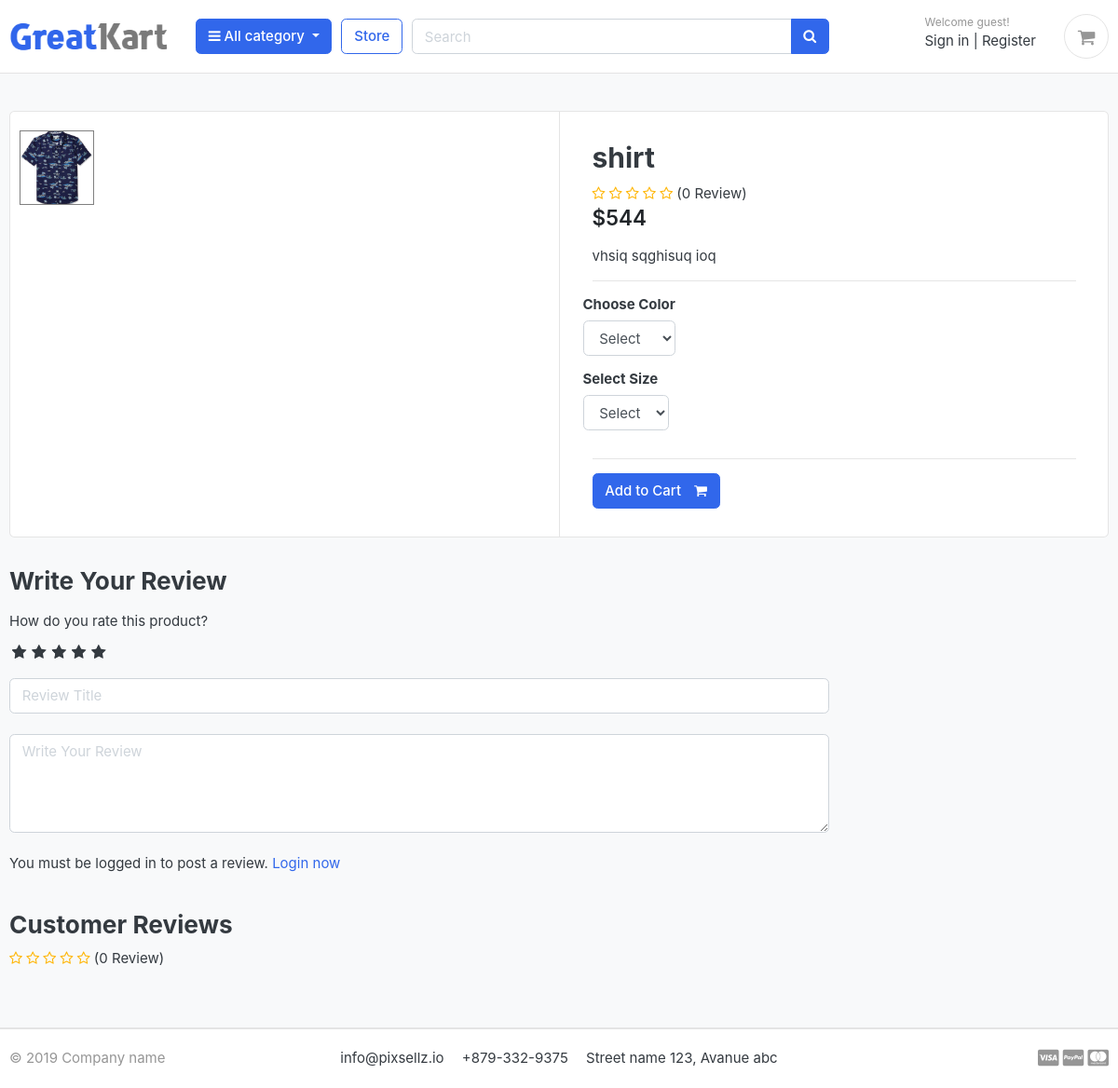
/store/shirt/shirt/, run on the app's committed database.
### store/models.py (models this page shows, shortened)
class Products(models.Model):
    product_name = models.CharField(max_length=200, unique=True)
    slug = models.SlugField(max_length=200, unique=True)
    category = models.ForeignKey(Category, on_delete=models.CASCADE)
    description = models.TextField(blank=True)
    price = models.IntegerField()
    image = models.ImageField(upload_to='product/images/',null=True)
    is_available = models.BooleanField(default=True)
    stock = models.IntegerField()
    created_date = models.DateTimeField(auto_now_add=True)
    modified_date = models.DateTimeField(auto_now_add=True)
    def averageReview(self):
        reviews = ReviewRating.objects.filter(product=self, status=True).aggregate(average=Avg('rating'))
        avg = 0
        if reviews['average'] is not None:
            avg = float(reviews['average'])
        return avg
    def countReview(self):
        reviews = ReviewRating.objects.filter(product=self, status=True).aggregate(count=Count('id'))
        count = 0
        if reviews['count'] is not None:
            count = int(reviews['count'])
        return count

### store/views.py (the view)
# urls.py: path('<slug:category_slug>/<slug:product_slug>/', views.product_detail, name='product_detail'),
def product_detail(request, category_slug, product_slug):
    try:
        single_product = Products.objects.get(category__slug=category_slug, slug=product_slug)
        in_cart = CartItem.objects.filter(cart__cart_id=_cart_id(request), product=single_product).exists()
    except Exception as e:
        raise e
    if request.user.is_authenticated:
        try:
            order_product = OrderProduct.objects.filter(user=request.user, product_id=single_product.id).exists()
        except OrderProduct.DoesNotExist:
            order_product = None
    else:
        order_product = None
    reviews = ReviewRating.objects.filter(product_id=single_product.id, status=True)
    product_gallery = ProductGallery.objects.filter(product_id=single_product.id)
    context = {
        'single_product': single_product,
        'in_cart': in_cart,
        'order_product': order_product,
        'reviews': reviews,
        'product_gallery': product_gallery,
    }
    return render(request, 'store/product_detail.html', context=context)

### cart/views.py (called while the page is built)
def _cart_id(request):
    cart = request.session.session_key
    if not cart:
        cart = request.session.create()
    return cart

### category/context_processers.py (called while the page is built)
def menu_links(request):
    links = Category.objects.all()
    return dict(links=links)

### category/models.py (called while the page is built)
    def get_url(self):
        return reverse('products_by_category', args=[self.slug])

### store/models.py (called while the page is built)
    def colors(self):
        return super(VariationManager, self).filter(variation_category='color', is_active=True)

    def sizes(self):
        return super(VariationManager, self).filter(variation_category='size', is_active=True)

### templates/store/product_detail.html (shortened to what this page needs)
{% extends 'base.html' %}
{% load static %}
{% block content %}
<section class="section-content padding-y bg">
    <div class="container">
    <div class="card">
        <div class="row no-gutters">
          <aside class="col-md-6">
    <article class="gallery-wrap">
        <ul class="thumb">
            <li>
                <a href="{{ single_product.image.url }}" target="mainImage"><img src="{{ single_product.image.url }}" alt="Product Image"></a>
            </li>
        </ul>
    </article>
            </aside>
            <main class="col-md-6 border-left">
    <form action="{% url 'add_cart' single_product.id %}" method="POST">
    <article class="content-body">
    <h2 class="title">{{ single_product.product_name}}</h2>
    <div class="rating-star">
        <span>
            <i class="fa fa-star{% if single_product.averageReview < 0.5 %}-o{% elif single_product.averageReview >= 0.5 and single_product.averageReview < 1 %}-half-o {% endif %}" aria-hidden="true"></i>
            <i class="fa fa-star{% if single_product.averageReview < 1.5 %}-o{% elif single_product.averageReview >= 1.5 and single_product.averageReview < 2 %}-half-o {% endif %}" aria-hidden="true"></i>
            <i class="fa fa-star{% if single_product.averageReview < 2.5 %}-o{% elif single_product.averageReview >= 2.5 and single_product.averageReview < 3 %}-half-o {% endif %}" aria-hidden="true"></i>
            <i class="fa fa-star{% if single_product.averageReview < 3.5 %}-o{% elif single_product.averageReview >= 3.5 and single_product.averageReview < 4 %}-half-o {% endif %}" aria-hidden="true"></i>
            <i class="fa fa-star{% if single_product.averageReview < 4.5 %}-o{% elif single_product.averageReview >= 4.5 and single_product.averageReview < 5 %}-half-o {% endif %}" aria-hidden="true"></i>
            <span>{% if single_product.countReview <= 1 %} ({{single_product.countReview}} Review) {% else %}
                ({{single_product.countReview}} Reviews) {% endif %}
            </span>
        </span>
    </div>
    <div class="mb-3">
        <var class="price h4">${{ single_product.price }}</var>
    </div>
    <p>{{ single_product.description }}</p>
    <hr>
							<div class="row">
								<div class="item-option-select">
									<h6>Choose Color</h6>
									<select name="color" class="form-control" required>
										<option value="" disabled selected>Select</option>
									</select>
								</div>
							</div>
							<div class="row">
								<div class="item-option-select">
									<h6>Select Size</h6>
									<select name="size" class="form-control" required>
										<option value="" disabled selected>Select</option>
									</select>
								</div>
							</div>
							<hr>
							{% if single_product.stock <= 0 %}
							<h5 class="text-danger">Out of Stock</h5>
							{% else %}
							<button type="submit" class="btn  btn-primary"> <span class="text">Add to Cart</span> <i class="fa fa-shopping-cart"></i> </button>
							{% endif %}
						</article>
					</form>
				</main>
			</div>
		</div>
    <br>
    <div class="row">
                <div class="col-md-9">
        <form action="{% url 'submit_review' single_product.id %}" class="my-2" method="POST">
            <h3>Write Your Review</h3>
            <div class="my-3">
                <label>How do you rate this product?</label>
                <br>
                <div class="rate">
                    <input type="radio" name="rating" id="rating10" value="5" required /><label for="rating10" title="5"></label>
                    <input type="radio" name="rating" id="rating8" value="4" required /><label for="rating8" title="4"></label>
                    <input type="radio" name="rating" id="rating6" value="3" required /><label for="rating6" title="3"></label>
                    <input type="radio" name="rating" id="rating4" value="2" required /><label for="rating4" title="2"></label>
                    <input type="radio" name="rating" id="rating2" value="1" required /><label for="rating2" title="1"></label>
                </div>
<br>
                <input type="text" class="form-control" placeholder="Review Title" name="subject">
                <br>
        <textarea name="review" rows="4" placeholder="Write Your Review" class="form-control"></textarea>
                <br>
            {% if user.is_authenticated %}
			{% if order_product %}
				<input type="submit" value="Submit Review" class="btn btn-primary">
			{% else %}
				<p>You must purchase this product to post a review.</p>
			{% endif %}
			{% else %}
	<p>You must be logged in to post a review. <span><a href="{% url 'login' %}">Login now</a></span></p>
			{% endif %}
                </div>
        </form>
    <br>
            <h3>Customer Reviews </h3>
            <div class="rating-star">
                <span>
                    <i class="fa fa-star{% if single_product.averageReview < 0.5 %}-o{% elif single_product.averageReview >= 0.5 and single_product.averageReview < 1 %}-half-o {% endif %}" aria-hidden="true"></i>
                    <i class="fa fa-star{% if single_product.averageReview < 1.5 %}-o{% elif single_product.averageReview >= 1.5 and single_product.averageReview < 2 %}-half-o {% endif %}" aria-hidden="true"></i>
                    <i class="fa fa-star{% if single_product.averageReview < 2.5 %}-o{% elif single_product.averageReview >= 2.5 and single_product.averageReview < 3 %}-half-o {% endif %}" aria-hidden="true"></i>
                    <i class="fa fa-star{% if single_product.averageReview < 3.5 %}-o{% elif single_product.averageReview >= 3.5 and single_product.averageReview < 4 %}-half-o {% endif %}" aria-hidden="true"></i>
                    <i class="fa fa-star{% if single_product.averageReview < 4.5 %}-o{% elif single_product.averageReview >= 4.5 and single_product.averageReview < 5 %}-half-o {% endif %}" aria-hidden="true"></i>
                <span>{% if single_product.countReview <= 1 %} ({{single_product.countReview}} Review) {% else %}
                    ({{single_product.countReview}} Reviews) {% endif %}
                </span>
                </span>
            </div>
            <br>
        </div>
    </div>
    </div>
    </section>
{% endblock %}

### static/css/ui.css (style rules this page uses)
html { font-family: "Inter", sans-serif; font-size: 15px; }
.content-body { flex: 1 1 auto; padding: 2rem 2.3rem; }
.padding-y { padding-top: 40px; padding-bottom: 40px; }
var { font-style: normal; }
article:after, .form-group:after { display: block; clear: both; content: ""; }
.bg { background-color: #f8f9fa; }
p:last-child { margin-bottom: 0; }
.btn .text + i { margin-left: 10px; }
.price { font-weight: 600; color: #212529; }
.item-option-select { margin-bottom: 1rem; display: inline-block; margin-right: 15px; }

### static/css/custom.css (style rules this page uses)
.rate { display: inline-block;; border: 0; }
.rate > label { float: right; }
.rate > label:before { display: inline-block; font-size: 1.1rem; font-family: FontAwesome; content: "\f005"; margin:0; padding:0.3rem .2rem; cursor: pointer; }
.rating-star i { color: #ffb503 !important; }
ul.thumb { margin:0 auto; padding: 0; float: left; }
ul.thumb li { list-style: none; margin: 10px; }
ul.thumb li img { width: 80px; height: 80px; border: 1px solid grey; }

### data on the page
Products: image (picture), product_name "shirt", countReview "0", price "544", description "vhsiq sqghisuq ioq"
